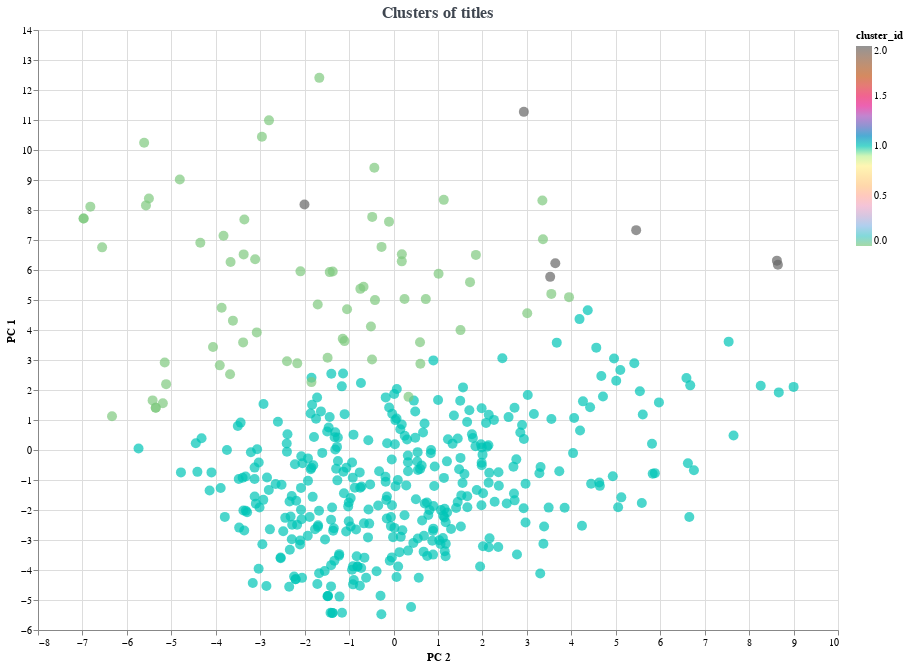

The code cell stored with this chart in its notebook:
### Code cell
height=600
    width=800
    # Create scatter plot to display death and confirmed cases by countries
    tscat=alt.Chart(df_tk).mark_circle(size=100).encode(
        y=alt.Y("principal component 1", axis=alt.Axis(format='f', title='PC 1')),
        x=alt.X("principal component 2",axis=alt.Axis(format='f', title='PC 2')),
        #color=alt.condition(select_country,alt.value("red"),alt.value("#66B2FF")),
        color=alt.Color('cluster_id', scale=alt.Scale(scheme='accent')),
        tooltip=["titles"]
    ).properties(
        height=height, width=width,
        title = alt.TitleParams(text = 'Clusters of titles',
                                anchor='middle',
                                font = 'Ubuntu Mono', 
                                fontSize = 16, 
                                color = '#3E454F', 
                                )
    )
    tscat

### Figure 1 — Vega-Lite specification as saved in the notebook (floating-point values rounded to 4 significant figures; data arrays with more than 128 entries replaced by an {"elided": "..."} marker saying what was removed)
{"config": {"view": {"continuousWidth": 400, "continuousHeight": 300}}, "data": {"name": "data-eb337c76337aad2e585e958efe2e94e4"}, "mark": {"type": "circle", "size": 100}, "encoding": {"color": {"type": "quantitative", "field": "cluster_id", "scale": {"scheme": "accent"}}, "tooltip": [{"type": "nominal", "field": "titles"}], "x": {"type": "quantitative", "axis": {"format": "f", "title": "PC 2"}, "field": "principal component 2"}, "y": {"type": "quantitative", "axis": {"format": "f", "title": "PC 1"}, "field": "principal component 1"}}, "height": 600, "title": {"text": "Clusters of titles", "anchor": "middle", "color": "#3E454F", "font": "Ubuntu Mono", "fontSize": 16}, "width": 800, "$schema": "https://vega.github.io/schema/vega-lite/v4.8.1.json", "datasets": {"data-eb337c76337aad2e585e958efe2e94e4": {"elided": "437 records"}}}
